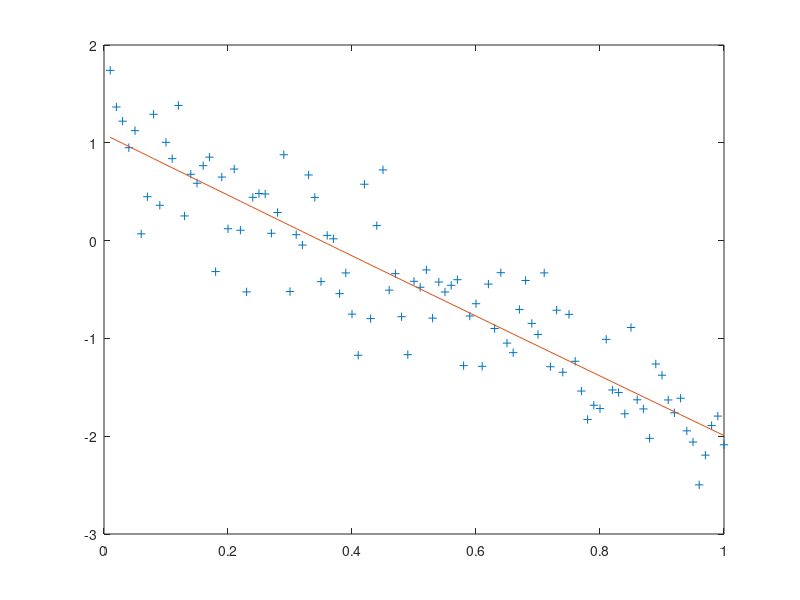

This figure's MATLAB source:
%% Gen data
clear all; close all; clc;

n = 100;
x = ((1:100)/n)';
sigma = 0.4;
noise = sigma*randn(n,1);

phi = [ones(n,1) x x.^2];

(phi'*phi)^-1;

y = 1-3*x+noise;

theta = (phi'*phi)^(-1)*phi'*y

y_calc = theta(1) + theta(2)*x + theta(3)*x.^2;
plot(x,y,'+',x,phi*theta);


e = y-phi*theta;
sigma_hat = sqrt(1/(n-3)*(e'*e))

covTheta = (phi'*phi)^-1 * sigma_hat^2;

for k=1:size(covTheta)
    theta_min(k,1) = theta(k) - 1.96*sqrt(covTheta(k,k));
    theta_max(k,1) = theta(k) + 1.96*sqrt(covTheta(k,k));
    T_square(k,1)  = theta(k)^2 / covTheta(k,k)
end

[theta_min theta theta_max]
(T_square > 1.96^2)
